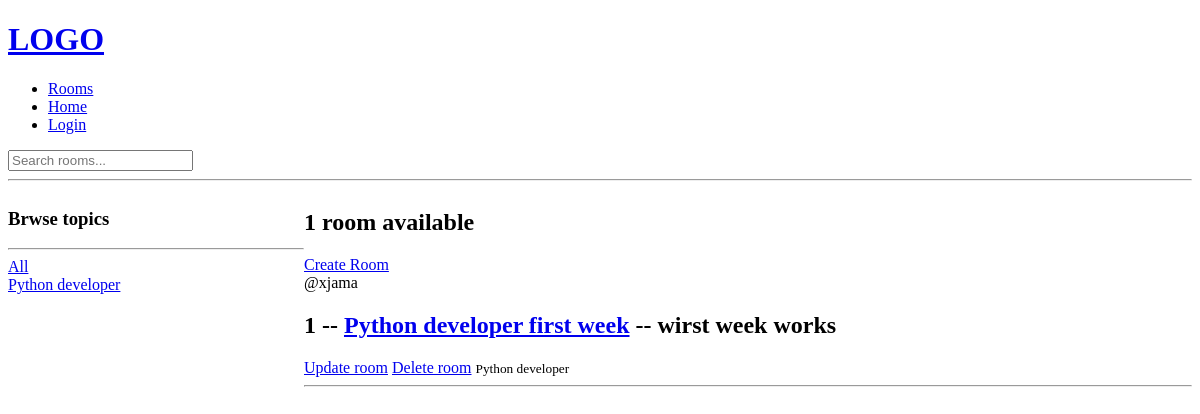
/, run on an earlier commit of the app's database.
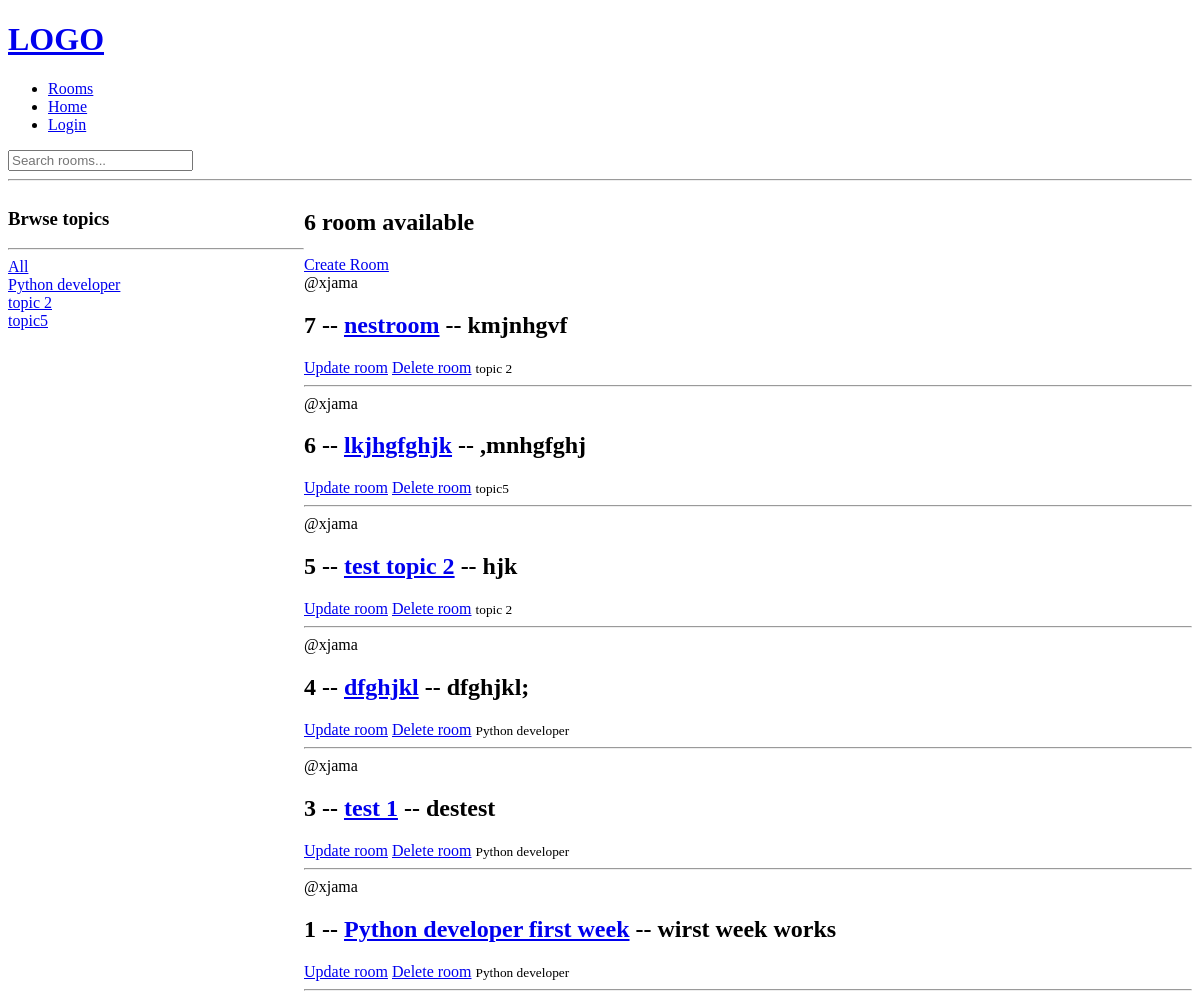
And on a later commit of the database.
### base/models.py (models this page shows, shortened)
class Topic(models.Model):
    name = models.CharField(max_length=200)

class Room(models.Model):
    host = models.ForeignKey(User, on_delete=models.SET_NULL, null=True)
    topic = models.ForeignKey(Topic, on_delete=models.SET_NULL, null=True)
    name = models.CharField(max_length=200)
    description = models.TextField()
    updated = models.DateTimeField(auto_now=True)
    created = models.DateTimeField(auto_now_add = True)
    class Meta:
        ordering = ['-updated', '-created']

### base/views.py (the view)
# urls.py: path("", views.home, name="home"),
def home(request):
    q = request.GET.get('q') if request.GET.get('q') else ""
    rooms_data = Room.objects.filter(Q(topic__name__icontains = q) |
                                       Q(name__icontains = q) |
                                       Q(description__icontains = q))
    topics_data = Topic.objects.all()
    rooms_count = rooms_data.count()
    context = {'rooms': rooms_data, 'topics': topics_data, "rooms_count": rooms_count}
    return render(request, "base/home.html", context)

### base/templates/base/home.html (shortened to what this page needs)
{% extends "main.html" %}
{% block content %}
<div class="home-container">
    <div>
        <h3>Brwse topics</h3>
        <hr>
        <a href="{% url 'home' %}">All</a>
        {% for topic in topics %}
            <div>
                <a href="{% url 'home' %}?q={{topic.name}}">{{topic.name}}</a>
            </div>
        {% endfor %}
    </div>
    <div>
        <h2>{{rooms_count}} room available</h2>
        <a href="{% url 'create-room' %}">Create Room</a>
        <div>
            {% for room in rooms %}
            <div>
                <span>@{{room.host.username}}</span>
                <h2>{{ room.id }} -- <a href="{% url 'room' room.id %}">{{ room.name }}</a> -- {{ room.description }}</h2>
                <a href="{% url 'update-room' room.id %}">Update room</a>
                <a href="{% url 'delete-room' room.id %}">Delete room</a>
                <small>{{room.topic.name}}</small>
                <hr>
            </div>
            {% endfor %}
        </div>
    </div>
</div>
{% endblock content %}

### templates/main.html (shortened to what this page needs)
<!DOCTYPE html>
<html lang="en">
<head>
</head>
<body>
    {% include 'navbar.html' %}
    <form action="{% url 'home' %}" method="GET">
        <input type="text" name="q" placeholder="Search rooms...">
    </form>
    <hr>
    {% block content %}
    {% endblock content %}
</body>
</html>

### templates/navbar.html
<a href="/">
    <h1>LOGO</h1>
</a>
<ul>
    <li><a href="{% url 'rooms' %}">Rooms</a></li>
    <li><a href="{% url 'home' %}">Home</a></li>
    {% if request.user.is_authenticated %}
    <li><a href="{% url 'logout' %}">Logout</a></li>
    {% else %}
    <li><a href="{% url 'login' %}">Login</a></li>
    {% endif %}
</ul>

### base/templates/base/home.html (style rules this page uses)
.home-container { display: grid; grid-template-columns: 1fr 3fr; }

What changed in the data, as far as the page shows it:
added Topic: name "topic 2"
added Topic: name "topic5"
added Room: host.username "xjama", id "7", name "nestroom", description "kmjnhgvf", topic.name "topic 2"
added Room: host.username "xjama", id "6", name "lkjhgfghjk", description ",mnhgfghj", topic.name "topic5"
added Room: host.username "xjama", id "5", name "test topic 2", description "hjk", topic.name "topic 2"
added Room: host.username "xjama", id "4", name "dfghjkl", description "dfghjkl;", topic.name "Python developer"
added Room: host.username "xjama", id "3", name "test 1", description "destest", topic.name "Python developer"
Also different on the page:
{{ rooms_count }}: "1" → "6"
